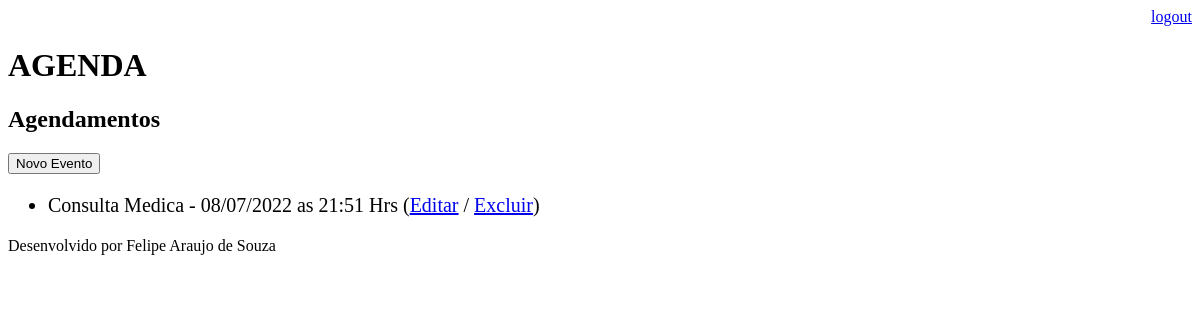
Page /agenda/ (signed in) on the earlier database version.
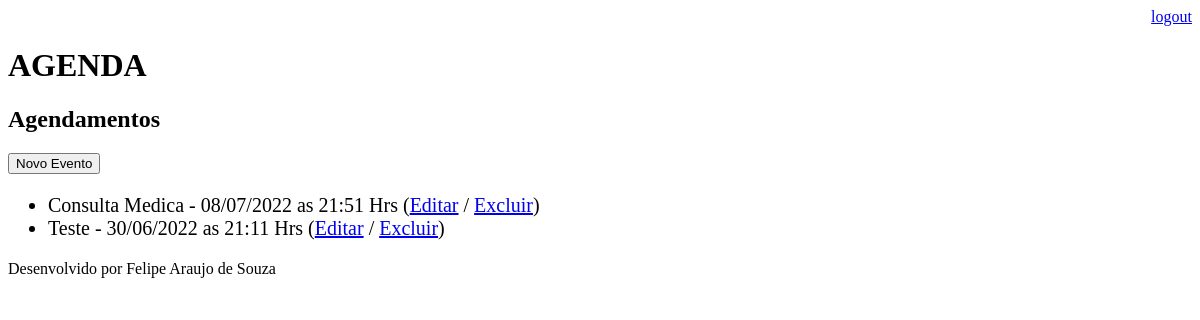
Same page on the later database version.
### core/models.py (models this page shows, shortened)
class Evento(models.Model):
    titulo = models.CharField(max_length=100)
    descricao = models.TextField(blank=True, null=True)
    data_evento = models.DateTimeField(verbose_name="Data do Evento")
    data_criacao = models.DateTimeField(auto_now=True)
    usuario = models.ForeignKey(User, on_delete=models.CASCADE)
    class Meta:
        db_table = "evento"
    def get_data_evento(self):
        return self.data_evento.strftime("%d/%m/%Y as %H:%M Hrs")

### core/views.py (the view)
# urls.py: path("agenda/", views.lista_eventos),
@login_required(login_url="/login/")
def lista_eventos(request):
    usuario = request.user
    evento = Evento.objects.filter(usuario=usuario)
    dados = {"eventos": evento}
    return render(request, "agendas.html", dados)

### templates/agendas.html
{% extends "model-page.html" %}
{% block content %}
    <h2>Agendamentos</h2>
    <a href="evento/">
        <button type="button">Novo Evento</button>
    </a>
    <ul style="font-size: 20px">
    {% for evento in eventos %}
        <li>
            {{evento.titulo}} - {{evento.get_data_evento}}
            (<a href="evento/?id={{ evento.id }}">Editar</a>
            / <a href="evento/delete/{{ evento.id }}/">Excluir</a>)
        </li>
    {% endfor %}
    </ul>
{% endblock %}

Differences in the rows shown:
added Evento: titulo "Teste", get_data_evento "30/06/2022 as 21:11 Hrs"
